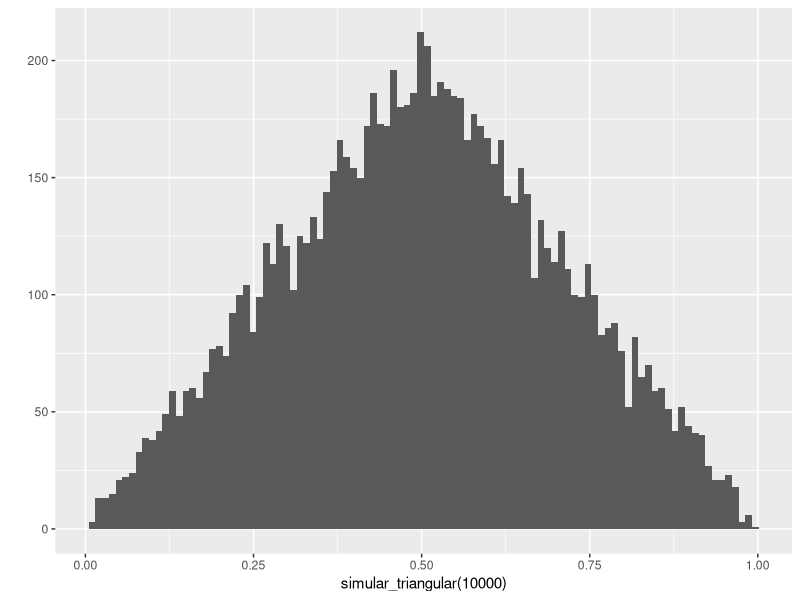

This figure's R source:
## ---- chunk 1
library(tidyverse)
library(DiagrammeR)
## ---- chunk 2
sim_pos_neg <- function(theta = 0.01, N = 20, sens = 0.84, esp = 0.995) {
  # verdaderos positivos que capturamos en la muestra
  Pos_verdadero <- rbinom(N, 1, theta)
  Neg_verdadero <- 1 - Pos_verdadero
  # positivos observados en la muestra: si es positivo, calculamos
  # la probabilidad de que realmente sea positivo
  sim_tbl <- tibble(Pos_verdadero, Neg_verdadero) |> 
    mutate(Pos = rbinom(N, 1, Pos_verdadero * sens + Neg_verdadero * (1-esp))) |> 
    mutate(Neg = 1 - Pos)
  # Observaciones
  sim_tbl |> select(Pos, Neg)
}
## ---- chunk 3
dtriangular <- function(x, log = FALSE){
  dens <- ifelse(x < 0.5, x, 1 - x)
  if(log){
    dens <- log(dens)
  }
  dens
}

simular_triangular <- function(N, delta =0.0001){
  # Calcular grid o rejilla
  p_grid <- seq(1e-12, 1 - 1e-12, by = delta)
  # calcular la densidad
  valores_densidad <- dtriangular(p_grid)
  # muestrear de la rejilla proporcional a la densidad
  muestra <- sample(p_grid, N, replace = T,
                    prob = valores_densidad)
  muestra
}
## ---- chunk 4
qplot(simular_triangular(10000), bins = 100)
## ---- chunk 5
log_sum_exp <- function(x){
  max_x <- max(x)
  log(sum(exp(x - max_x))) + max_x
}
simular_posterior_error <- function(muestra, n, sens = 1, esp = 1, delta = 0.0001){
    # utiliza aproximación de rejilla,
    theta <- seq(1e-12, 1-1e-12, by = delta)
    p_obs <- theta * sens + (1 - theta) * (1 - esp)
    # verosimilitud (en logaritmo)
    log_dens_sin_norm <- log(p_obs) * sum(muestra) +  
      log(1-p_obs) * (length(muestra) - sum(muestra))
    # a priori
    log_dens_sin_norm <- log_dens_sin_norm + dbeta(theta, 1, 3, log = TRUE)
    # normalizar
    log_dens_norm <- log_dens_sin_norm - log_sum_exp(log_dens_sin_norm)
    densidad_post <- exp(log_dens_norm)
    # muestrear
    tibble(theta = sample(theta, size = n, replace = TRUE, prob = densidad_post))
}
